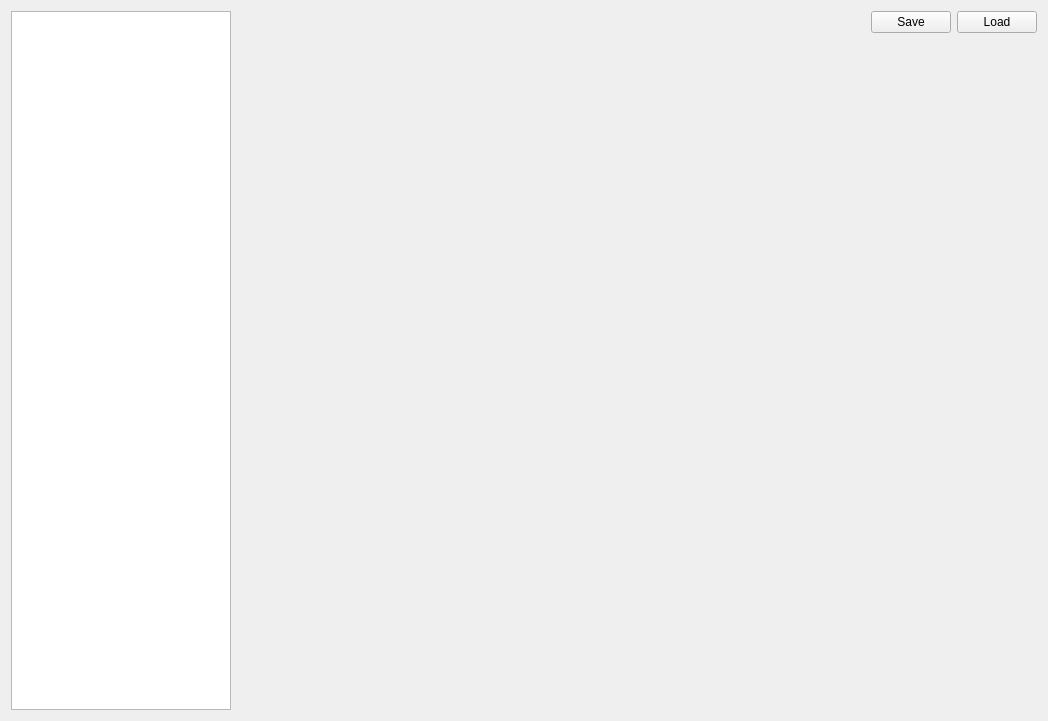
<?xml version="1.0" encoding="UTF-8"?>
<ui version="4.0">
 <class>DMachineSetup</class>
 <widget class="QWidget" name="DMachineSetup">
  <property name="geometry">
   <rect>
    <x>0</x>
    <y>0</y>
    <width>1001</width>
    <height>721</height>
   </rect>
  </property>
  <property name="windowTitle">
   <string>Pyleecan Machine Setup</string>
  </property>
  <layout class="QHBoxLayout" name="horizontalLayout_2">
   <item>
    <widget class="QListWidget" name="nav_step">
     <property name="sizePolicy">
      <sizepolicy hsizetype="Fixed" vsizetype="Expanding">
       <horstretch>0</horstretch>
       <verstretch>0</verstretch>
      </sizepolicy>
     </property>
     <property name="maximumSize">
      <size>
       <width>220</width>
       <height>16777215</height>
      </size>
     </property>
    </widget>
   </item>
   <item>
    <layout class="QVBoxLayout" name="main_layout">
     <item>
      <layout class="QHBoxLayout" name="horizontalLayout">
       <item>
        <spacer name="horizontalSpacer">
         <property name="orientation">
          <enum>Qt::Horizontal</enum>
         </property>
         <property name="sizeHint" stdset="0">
          <size>
           <width>40</width>
           <height>20</height>
          </size>
         </property>
        </spacer>
       </item>
       <item>
        <widget class="QPushButton" name="b_save">
         <property name="text">
          <string>Save</string>
         </property>
        </widget>
       </item>
       <item>
        <widget class="QPushButton" name="b_load">
         <property name="text">
          <string>Load</string>
         </property>
        </widget>
       </item>
      </layout>
     </item>
     <item>
      <widget class="QWidget" name="w_step" native="true">
       <property name="sizePolicy">
        <sizepolicy hsizetype="Expanding" vsizetype="Expanding">
         <horstretch>0</horstretch>
         <verstretch>0</verstretch>
        </sizepolicy>
       </property>
       <property name="minimumSize">
        <size>
         <width>800</width>
         <height>660</height>
        </size>
       </property>
      </widget>
     </item>
    </layout>
   </item>
  </layout>
 </widget>
 <resources>
  <include location="../../Resources/pyleecan.qrc"/>
 </resources>
 <connections/>
</ui>
